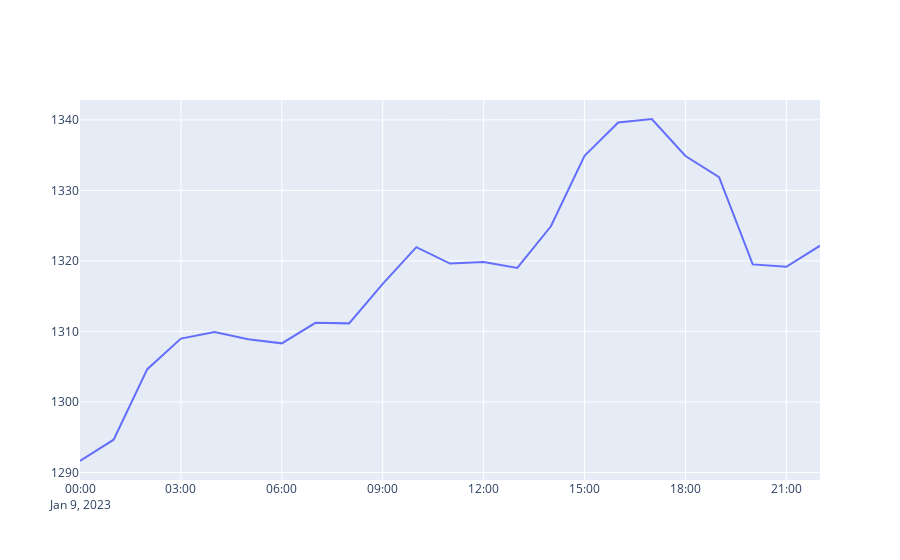
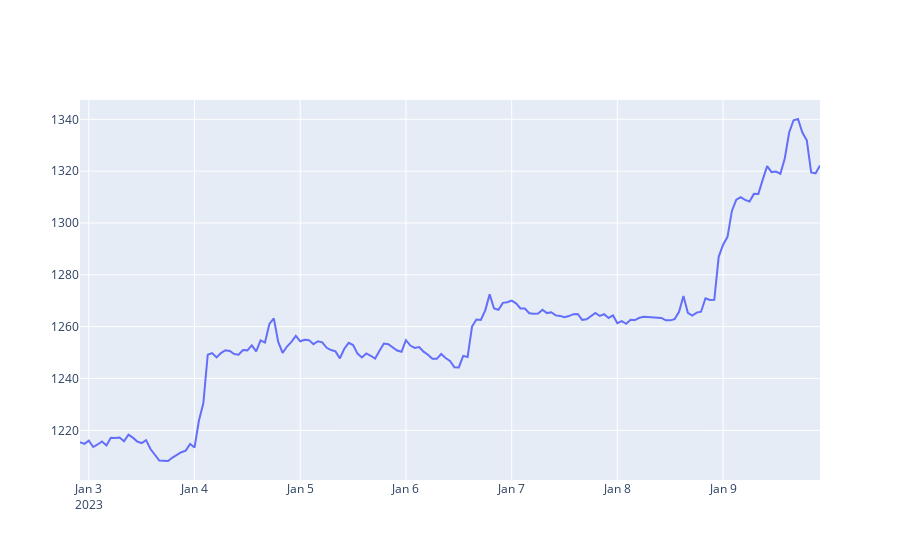
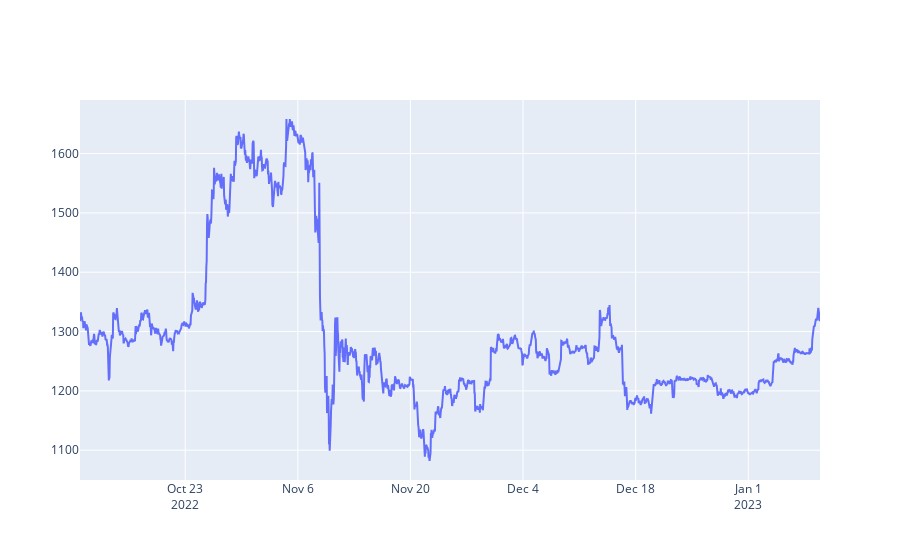
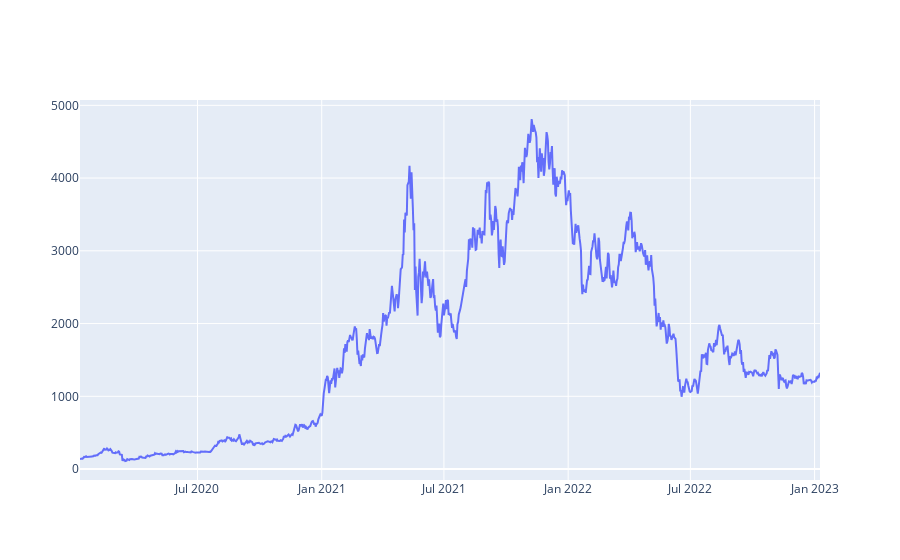

The notebook cell these images were saved under, in order:
### Code cell
( getLine(getRates('ETH-USD',  '1d',  '1h')) )
( getLine(getRates('ETH-USD',  '1wk',  '1h')) )
( getLine(getRates('ETH-USD',  '3mo',  '1h')) )
( getLine(getRates('ETH-USD',  '3y',  '1d')) )

### Figure 1 — Plotly figure (JSON) as saved in the notebook; plotly's stock layout.template omitted (floating-point values rounded to 4 significant figures)
{"data": [{"x": ["2023-01-09T00:00:00", "2023-01-09T01:00:00", "2023-01-09T02:00:00", "2023-01-09T03:00:00", "2023-01-09T04:00:00", "2023-01-09T05:00:00", "2023-01-09T06:00:00", "2023-01-09T07:00:00", "2023-01-09T08:00:00", "2023-01-09T09:00:00", "2023-01-09T10:00:00", "2023-01-09T11:00:00", "2023-01-09T12:00:00", "2023-01-09T13:00:00", "2023-01-09T14:00:00", "2023-01-09T15:00:00", "2023-01-09T16:00:00", "2023-01-09T17:00:00", "2023-01-09T18:00:00", "2023-01-09T19:00:00", "2023-01-09T20:00:00", "2023-01-09T21:00:00", "2023-01-09T22:00:00"], "y": [1292.0, 1295.0, 1305.0, 1309.0, 1310.0, 1309.0, 1308.0, 1311.0, 1311.0, 1317.0, 1322.0, 1320.0, 1320.0, 1319.0, 1325.0, 1335.0, 1340.0, 1340.0, 1335.0, 1332.0, 1320.0, 1319.0, 1322.0], "type": "scatter"}], "layout": {"xaxis": {"type": "date", "range": ["2023-01-09", "2023-01-09 22:00"], "autorange": true}, "yaxis": {"type": "linear", "range": [1289.0, 1343.0], "autorange": true}, "autosize": true}}

### Figure 2 — Plotly figure (JSON) as saved in the notebook; plotly's stock layout.template omitted (floating-point values rounded to 4 significant figures; data arrays with more than 128 entries replaced by an {"elided": "..."} marker saying what was removed)
{"data": [{"x": {"elided": "169 str values"}, "y": {"elided": "169 float values"}, "type": "scatter"}], "layout": {"xaxis": {"type": "date", "range": ["2023-01-02 22:00", "2023-01-09 22:00"], "autorange": true}, "yaxis": {"type": "linear", "range": [1201.0, 1347.0], "autorange": true}, "autosize": true}}

### Figure 3 — Plotly figure (JSON) as saved in the notebook; plotly's stock layout.template omitted (floating-point values rounded to 4 significant figures; data arrays with more than 128 entries replaced by an {"elided": "..."} marker saying what was removed)
{"data": [{"x": {"elided": "2207 str values"}, "y": {"elided": "2207 float values"}, "type": "scatter"}], "layout": {"xaxis": {"type": "date", "range": ["2022-10-09 22:00", "2023-01-09 22:00"], "autorange": true}, "yaxis": {"type": "linear", "range": [1050.0, 1690.0], "autorange": true}, "autosize": true}}

### Figure 4 — Plotly figure (JSON) as saved in the notebook; plotly's stock layout.template omitted (floating-point values rounded to 4 significant figures; data arrays with more than 128 entries replaced by an {"elided": "..."} marker saying what was removed)
{"data": [{"x": {"elided": "1096 str values"}, "y": {"elided": "1096 float values"}, "type": "scatter"}], "layout": {"xaxis": {"type": "date", "range": ["2020-01-09", "2023-01-09"], "autorange": true}, "yaxis": {"type": "linear", "range": [-150.6, 5073.0], "autorange": true}, "autosize": true}}
